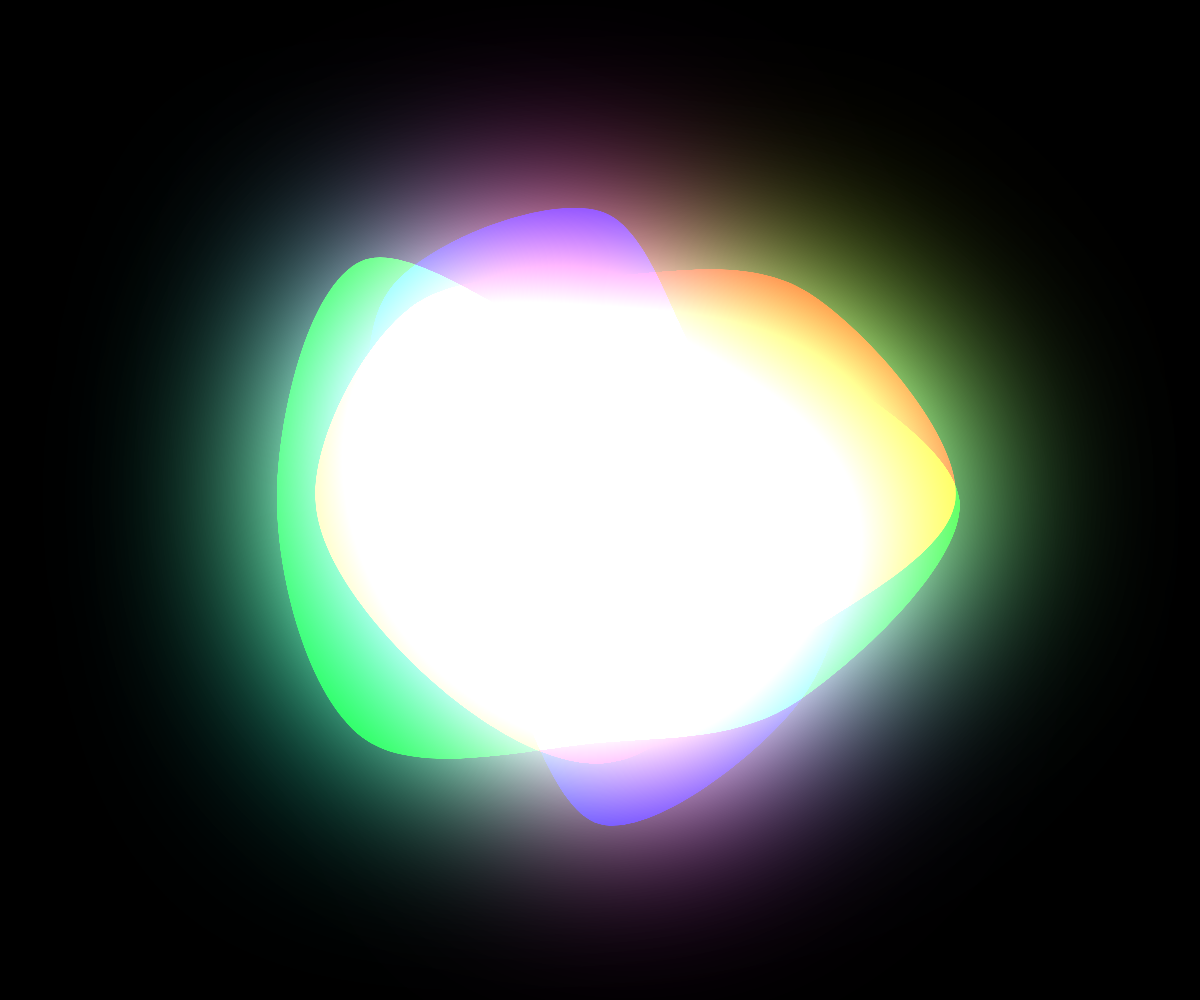
Frame 1 (no input)
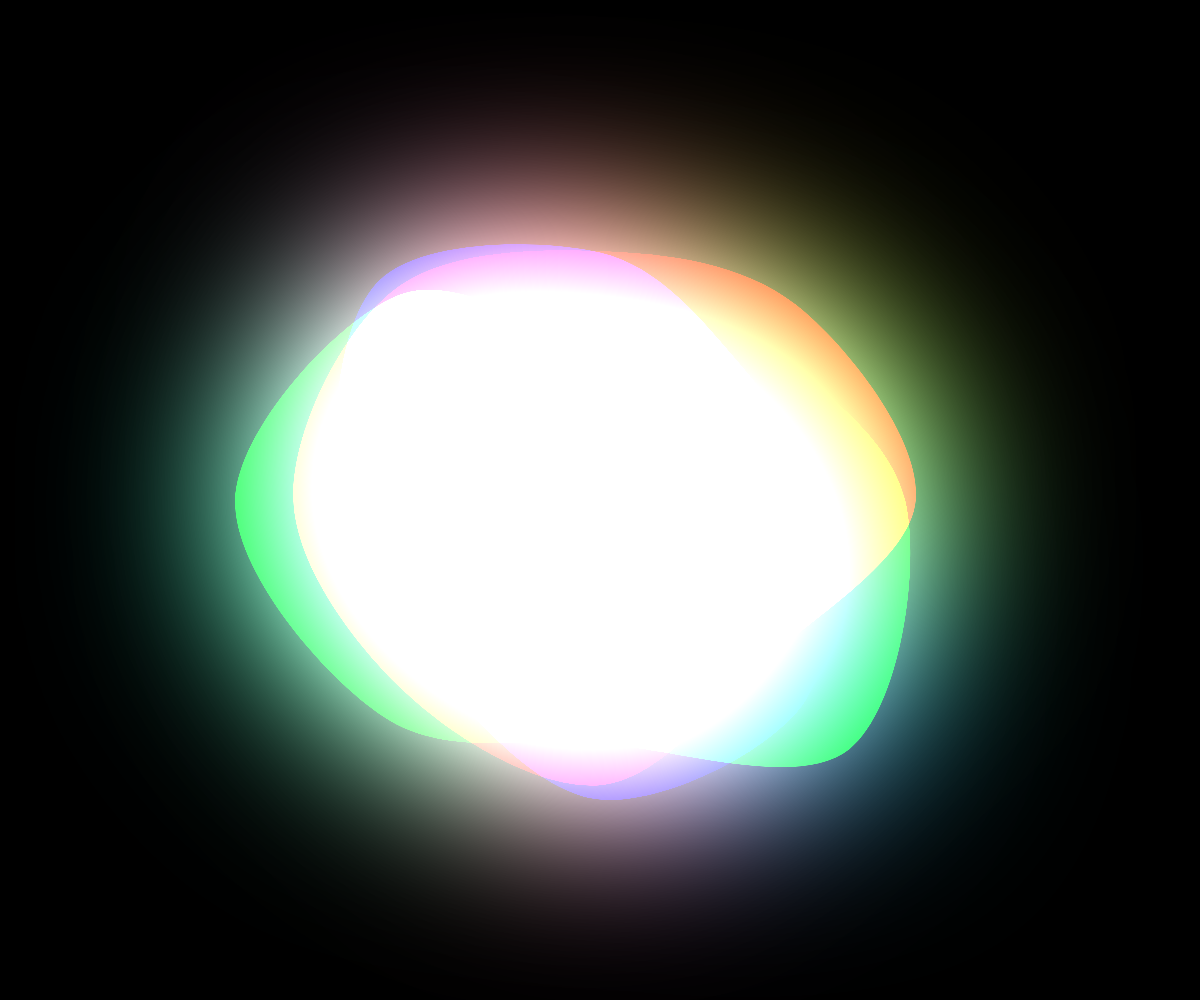
Frame 60 (no input)
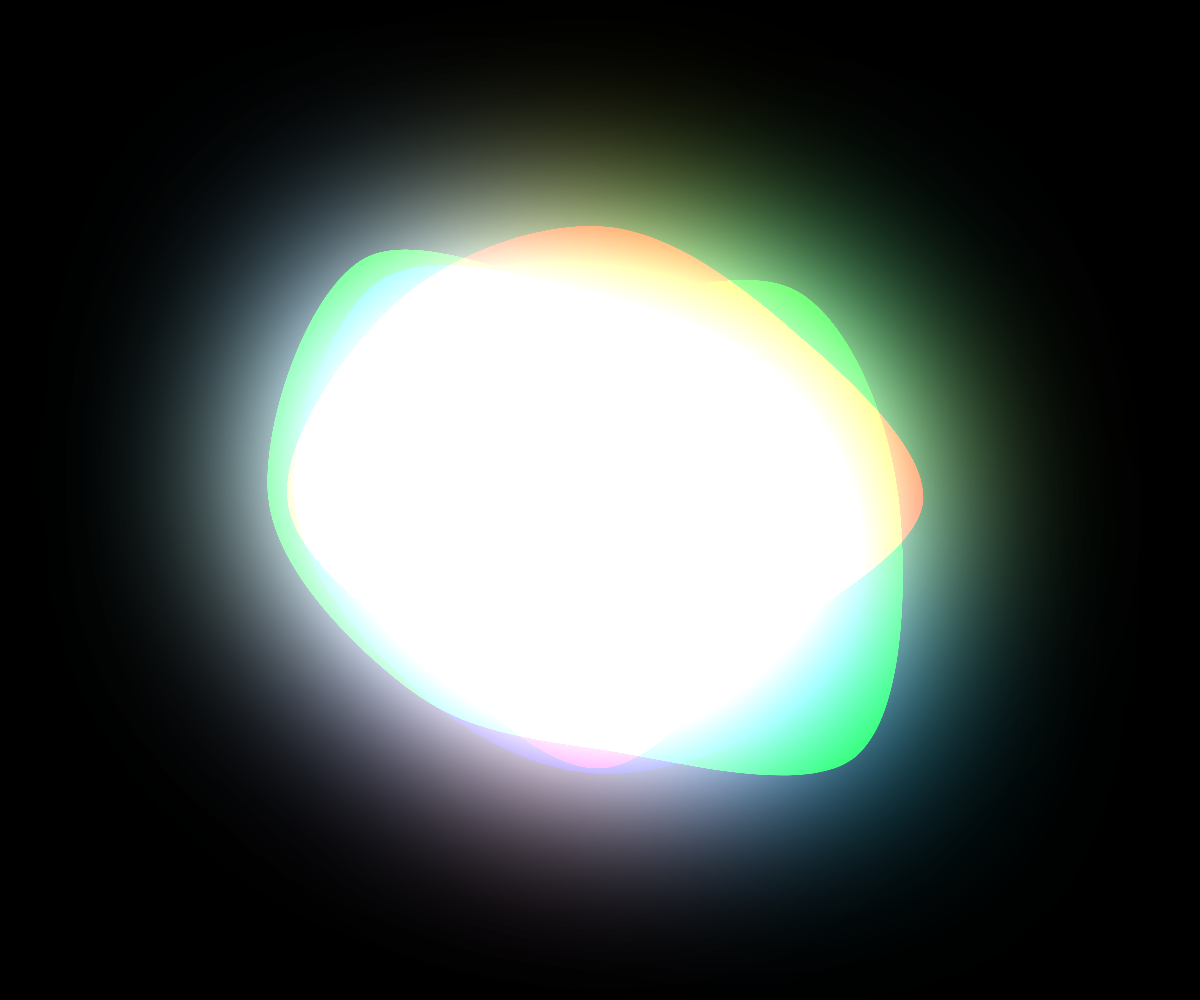
Frame 120 (the mouse pressed at the canvas centre since frame 60)

The p5.js sketch that drew these frames (run headless with seeded random() and noise() and a simulated clock; from frame 60 on, the mouse is pressed at the canvas centre):

// p5.js sketch
// ── sketch.js
// By Roni Kaufman

let kMax;
let step;
let n = 1; // number of blobs
let radius = 1; // diameter of the circle
let inter = 1; // difference between the sizes of two blobs
let maxNoise = 600;
let lapse = 0;    // mouse timer
let noiseProg = (x) => (x);

function setup() {
  createCanvas(windowWidth, windowHeight);
  //colorMode(HSB, 1);
  angleMode(DEGREES);
  noFill();
	kMax = random(0.6, 1.0);
	step = 0.01;
	noStroke();
	drawingContext.shadowBlur = 200;
}

function draw() {
	blendMode(BLEND);
  background(0);
	blendMode(ADD);
  let t = frameCount / 200;
  for (let i = n; i > 0; i--) {
		let size = radius + i * inter;
		let k = kMax * sqrt(i/n);
		let noisiness = maxNoise * noiseProg(i / n);
		
		fill(255, 0, 0, 255);
  	drawingContext.shadowColor = color(255, 255, 0, 255);
    blob(size, width/2, height/2, k, t - i * step, noisiness);
		
		fill(0, 255, 0, 255);
		drawingContext.shadowColor = color(0, 255, 255, 255);
    blob(size, width/2, height/2, k, t - i * step + 2, noisiness);
		
		fill(0, 0, 255, 255);
		drawingContext.shadowColor = color(255, 0, 255, 255);
    blob(size, width/2, height/2, k, t - i * step + 4, noisiness);
  }
}

function blob(size, xCenter, yCenter, k, t, noisiness) {
  beginShape();
	let angleStep = 360 / 8;
  for (let theta = 0; theta <= 360 + 2 * angleStep; theta += angleStep) {
    let r1, r2;
		/*
    if (theta < PI / 2) {
      r1 = cos(theta);
      r2 = 1;
    } else if (theta < PI) {
      r1 = 0;
      r2 = sin(theta);
    } else if (theta < 3 * PI / 2) {
      r1 = sin(theta);
      r2 = 0;
    } else {
      r1 = 1;
      r2 = cos(theta);
    }
		*/
		r1 = cos(theta)+1;
		r2 = sin(theta)+1;
    let r = size + noise(k * r1,  k * r2, t) * noisiness;
    let x = xCenter + r * cos(theta);
    let y = yCenter + r * sin(theta);
    curveVertex(x, y);
  }
  endShape();
}

function windowResized() {
  resizeCanvas(windowWidth, windowHeight)
}
